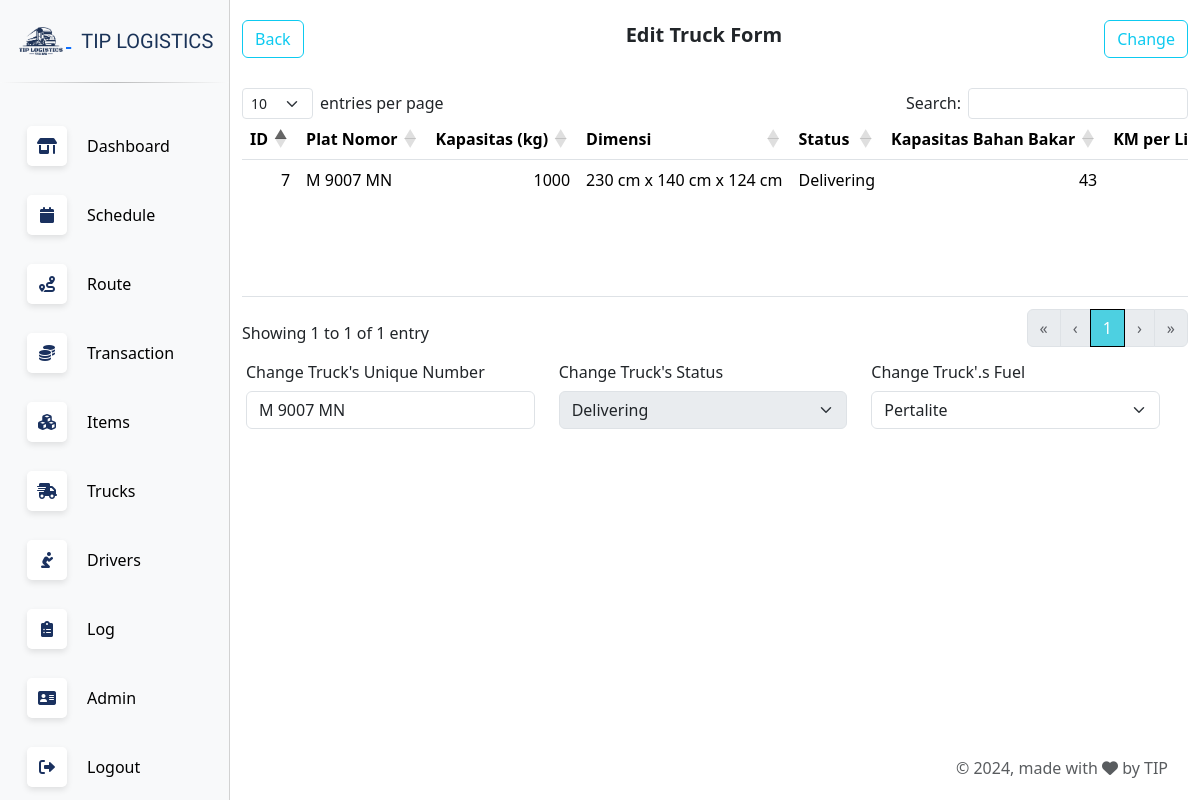
/edit_status.php?id=7 (signed in), run on an earlier commit of the app's database.
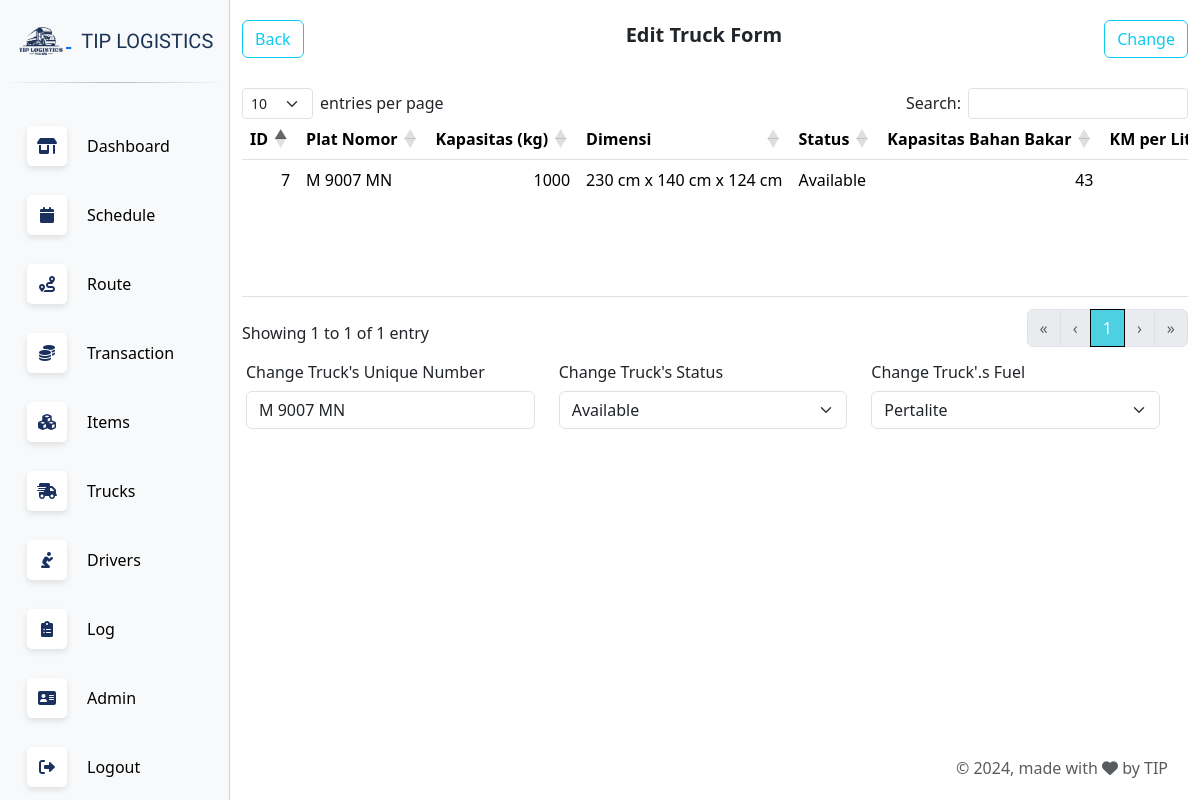
And on a later commit of the database.
### tables this page shows
CREATE TABLE IF NOT EXISTS `truck` (
  `id` int(11) NOT NULL AUTO_INCREMENT,
  `unique_number` varchar(11) DEFAULT NULL,
  `total_distance` float NOT NULL,
  `capacity_kg` int(11) NOT NULL,
  `panjang` float NOT NULL,
  `lebar` float NOT NULL,
  `tinggi` float NOT NULL,
  `truck_status` tinyint(1) NOT NULL,
  `fuel_capacity` int(11) NOT NULL,
  `fuel_now` float NOT NULL,
  `km_per_liter` float NOT NULL,
  `id_fuel` int(11) NOT NULL,
  `id_location` int(11) NOT NULL,
  PRIMARY KEY (`id`),
  KEY `id_fuel` (`id_fuel`),
  KEY `id_location` (`id_location`) USING BTREE
);

### edit_status.php (the view, shortened to what the changed rows need)
<?php
require "connect.php";
if (isset($_GET['id'])) {
    $id = $_GET['id'];
}
?>
<!DOCTYPE html>
<html lang="en">
<head>
    <?php include('head.php'); ?>
</head>
<body>
    <div class="main-content">
      <div class="container">
        <form action="edit_status.php" method="POST">
        <table class="table table-hover fixed-size-table table-generate" id="table-truck">
          <thead>
            <tr>
                <th>ID</th>
                <th>Plat Nomor</th>
                <th>Kapasitas (kg)</th>
                <th>Dimensi</th>
                <th>Status</th>
                <th>Kapasitas Bahan Bakar</th>
                <th>KM per Liter</th>
            </tr>
          </thead>
          <tbody>
          <?php
            $query = "SELECT truck.*, fuel.fuel_type, fuel.cost_per_liter, location.alamat, location.kota_kabupaten, location.kecamatan, location.kelurahan_desa, location.kode_pos, location.latitude, location.longitude
                      FROM truck
                      LEFT JOIN fuel ON truck.id_fuel = fuel.id
                      LEFT JOIN location ON truck.id_location = location.id
                      WHERE truck.id = ".$id.";";
            $result = mysqli_query($con, $query);
            while ($row = mysqli_fetch_assoc($result)) {
                $status_lama = $row['truck_status'];
                $stat = "";
                if ($status_lama == 1){
                    $stat = "Available";
                }else if ($status_lama == 2){
                    $stat = "Maintenance";
                }else if ($status_lama == 3){
                    $stat = "Delivering";
                }else{
                    $stat = "Unavailable";
                }
                echo "<tr>";
                echo "<td>{$row['id']}</td>";
                echo "<td>{$row['unique_number']}</td>";
                echo "<td>{$row['capacity_kg']}</td>";
                echo "<td>" . $row['panjang'] . " cm x " . $row['lebar'] . " cm x " . $row['tinggi'] . " cm</td>";
                echo "<td>".$stat."</td>";
                echo "<td>{$row['fuel_capacity']}</td>";
                echo "<td>{$row['km_per_liter']}</td>";
                echo "</tr>";
                $unique_number = $row['unique_number'];
                if ($row['capacity_kg'] == 1000){
                    $type = 'CDD';
                } else {
                    $type = 'CDE';
                }
            }
            ?>
          </tbody>
        </table>
        <div class="row g-3" style="padding-top: 20px;">
                <div class="row">
                    <div class="col-md-4">
                        <label for="unique_number" class="col-form-label">Change Truck's Unique Number</label>
                        <input name="unique_number" class="form-control" value="<?php echo $unique_number; ?>"/>
                    </div>
                    <?php
                        if ($status_lama != 3){
                            echo "<div class='col-md-4'>
                            <label for='status' class='col-form-label'>Change Truck's Status</label>
                            <select class='form-select' name='status'>
                                <option value='1' ";
                            if ($status_lama == 1) {
                                echo 'selected';
                            }
                            echo " ?>Available</option>
                                <option value='2' ";
                            if ($status_lama == 2) {
                                echo 'selected';
                            }
                            echo " ?>Maintenance</option>
                               <option value='0' ";
                            if ($status_lama == 0) {
                                echo 'selected';
                            }
                            echo " ?>Unavailable</option>
                                </select>
                            </div>";
                        } else{
                            echo "<div class='col-md-4'>
                            <label for='status' class='col-form-label'>Change Truck's Status</label>
                                <select class='form-select' name='status' disabled>
                                    <option value='3' selected>Delivering</option>
                                </select>
                            </div>";
                        }
                    ?>
                    <?php
                     if ($type == 'CDD'){
                        echo '<div class="col-md-4">
                        <label for="fuel" class="col-form-label">Change Truck'."'".'.s Fuel</label>
                        <select class="form-select" name="fuel">';
                     }
                     echo '</select>
                     </div>
                 </div>';
                    ?>
        </div>
        </form>
      </div>
    </div>
</body>
</html>

What changed in the data, as far as the page shows it:
changed truck "M 9007 MN": truck_status "Delivering" → "Available"; status (not shown) → "Available"
Also different on the page:
form field status: "Delivering" → (not shown)
